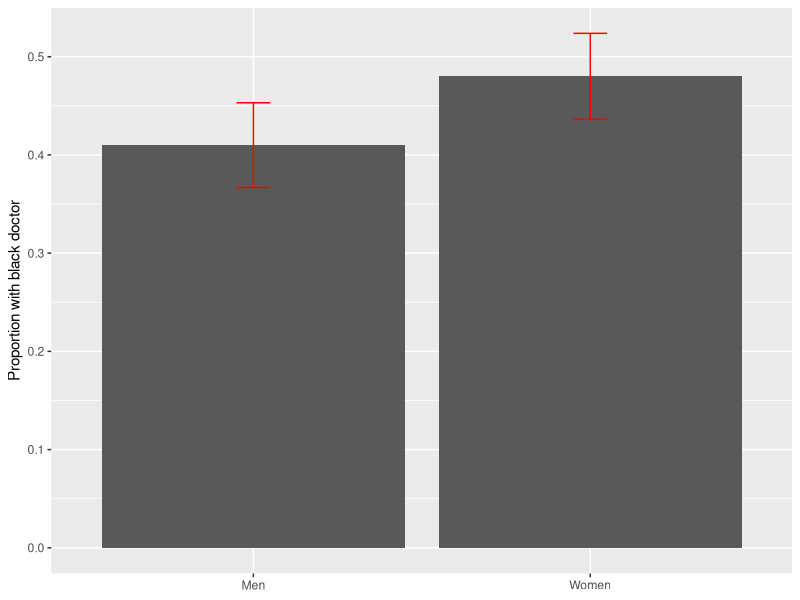

Recreate this plot in R.
library(tidyverse)

# Dog example
nf <- 30
nm <- 30
pfhat <- .2
pmhat <- .1

d <- pfhat - pmhat
se <- sqrt(pfhat * (1 - pfhat) / nf + pmhat * (1 - pmhat) / nm)
z <- d / se
2 * pnorm(-abs(z))

c(lb = d - 2 * se, ub = d + 2 * se)

# Racial concordance example
concordance <- tibble(
   gender = c("Women", "Men"),
   n = c(500, 500),
   phat = c(.48, .41),
   se = sqrt(phat * (1 - phat) / n),
   lb = phat + qnorm(.025) * se,
   ub = phat + qnorm(.975) * se,
)

concordance %>% 
   summarize(diff = phat[gender == "Women"] - phat[gender == "Men"],
             diff_se = sqrt(sum(phat * (1 - phat) / n))) %>% 
   mutate(z = diff / diff_se,
          p = 2 * pnorm(-abs(z)))

concordance_plot <- ggplot(concordance,
       aes(x = gender, y = phat)) +
   geom_col() +
   geom_errorbar(aes(ymin = lb, ymax = ub), 
                 color = "red", width = .1) +
   labs(x = NULL, y = "Proportion with black doctor")

ggsave("concordance_plot.png", concordance_plot, 
       width = 7, height = 5, scale = .7)
